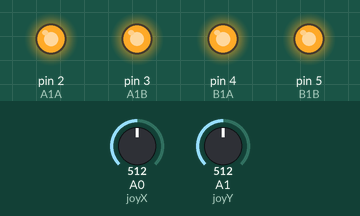
Recording of a sketch running on a simulated Arduino Uno, built with avr-gcc and run on an emulated ATmega328P. Parts: output pins drawn as LEDs (lit = HIGH). Inputs (shaded band) come from the test bench; at power-on: A0 (joyX) = 512, A1 (joyY) = 512.

Above: at 4.2 s.
4.3 s: A0 (joyX) set to 470
At 5.5 s:
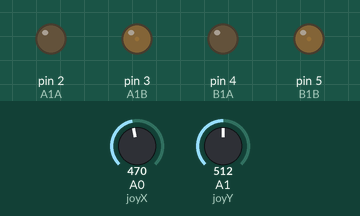
5.8 s: A0 (joyX) set to 306
At 6.7 s:
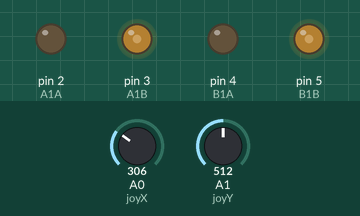
7.3 s: A0 (joyX) set to 122
At 7.8 s:
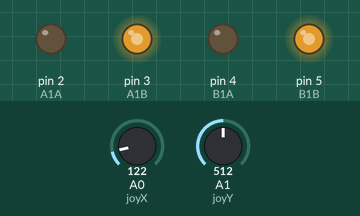
8.8 s: A0 (joyX) set to 0
At 10.0 s:
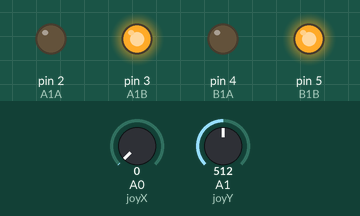
10.3 s: A0 (joyX) set to 716
At 11.4 s:
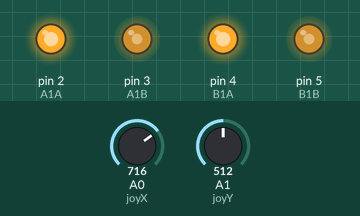
11.8 s: A0 (joyX) set to 511
At 12.5 s:
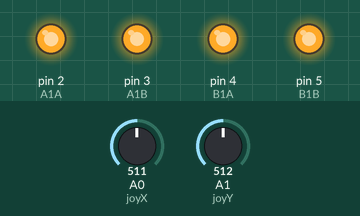
Timing chart, 0 to 14.3 s (numbered marks = the images above; inputs shaded):
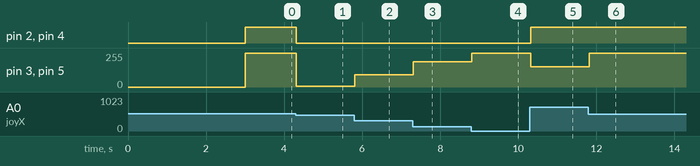

Measured:
- after the input at 4.3 s, pin 2 (A1A), pin 4 (B1A): HIGH → LOW at once; pin 3 (A1B), pin 5 (B1B): 254/255 → 5/255 at once
- after the input at 5.8 s, pin 3 (A1B), pin 5 (B1B): 5/255 → 92/255 at once
- after the input at 7.3 s, pin 3 (A1B), pin 5 (B1B): 92/255 → 190/255 at once
- after the input at 8.8 s, pin 3 (A1B), pin 5 (B1B): 190/255 → 255/255 at once
- after the input at 10.3 s, pin 2 (A1A), pin 4 (B1A): LOW → HIGH at once; pin 3 (A1B), pin 5 (B1B): 255/255 → 152/255 at once
- after the input at 11.8 s, pin 3 (A1B), pin 5 (B1B): 152/255 → 254/255 at once

The sketch:

sketch.ino
```cpp
const int A1A = 2;//define pin 2 for A1A
const int A1B = 3;//define pin 3 for A1B

const int B1A = 4;//define pin 8 for B1A
const int B1B = 5;//define pin 9 for B1B

int motor_speed1 = 0;
int motor_speed2 = 0;

// Define Joystick Connections
#define joyX A0
#define joyY A1

int joyposX = 512;
int joyposY = 512;


void setup() {

  pinMode(B1A, OUTPUT); // define pin as output
  pinMode(B1B, OUTPUT);
  pinMode(A1A, OUTPUT);
  pinMode(A1B, OUTPUT);
  digitalWrite(B1A, LOW);
  digitalWrite(B1B, LOW);
  digitalWrite(A1A, LOW);
  digitalWrite(A1B, LOW);

  //Initializng the joystick pins as input
  //pinMode (x_key, INPUT) ;
  //pinMode (y_key, INPUT) ;

  delay(3000);
}

void loop() {
  // put your main code here, to run repeatedly:

  joyposX = analogRead(joyX);
  joyposY = analogRead(joyY);

  //Serial.print("X : ");
  //Serial.println(joyposX);
  //Serial.print("Y : ");
  //Serial.println(joyposY);
  //Serial.print("potValue : ");
  //Serial.println(data.potValue);
  delay(10);

  if (joyposX > 510)
  {

    // This is BACWARD
    motor_speed1 = map(joyposX, 1023, 510, 0, 255);
    motor_speed2 = map(joyposX, 1023, 510, 0, 255);
    digitalWrite(A1A, HIGH);
    analogWrite(A1B, motor_speed1);
    digitalWrite(B1A, HIGH);
    analogWrite(B1B, motor_speed2);


  }

  else if (joyposX < 480)
  {

    // This is FORWARD
    motor_speed1 = map(joyposX, 480, 0, 0, 255);
    motor_speed2 = map(joyposX, 480, 0, 0, 255);
    digitalWrite(A1A, LOW);
    analogWrite(A1B, motor_speed1);
    digitalWrite(B1A, LOW);
    analogWrite(B1B, motor_speed2);

  }

  else if (joyposY < 480)
  {
    // This is right
    motor_speed1 = map(joyposY, 480, 0, 0, 255);
    motor_speed2 = map(joyposY, 480, 0, 0, 255);
    digitalWrite(A1A, LOW);
    analogWrite(A1B, motor_speed1);
    digitalWrite(B1A, HIGH);
    analogWrite(B1B, 255 - motor_speed2);

  }

  else if (joyposY > 520)
  {

    // This is right
    motor_speed1 = map(joyposY, 520, 1023, 0, 255);
    motor_speed2 = map(joyposY, 520, 1023, 0, 255);
    digitalWrite(A1A, HIGH);
    analogWrite(A1B, 255 - motor_speed1);
    digitalWrite(B1A, LOW);
    analogWrite(B1B, motor_speed2);

  }

  else
  {
    digitalWrite(B1A, LOW);
    digitalWrite(B1B, LOW);
    digitalWrite(A1A, LOW);
    digitalWrite(A1B, LOW);

  }

}
```
